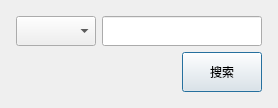
<?xml version="1.0" encoding="UTF-8"?>
<ui version="4.0">
 <class>SearchDialog</class>
 <widget class="QDialog" name="SearchDialog">
  <property name="geometry">
   <rect>
    <x>0</x>
    <y>0</y>
    <width>278</width>
    <height>108</height>
   </rect>
  </property>
  <property name="windowTitle">
   <string>搜索</string>
  </property>
  <property name="styleSheet">
   <string notr="true">QDialog#SearchDialog {
border-image: url(:/resources/5.jpg) 0 0 0 0 stretch stretch;}</string>
  </property>
  <layout class="QGridLayout" name="gridLayout_2">
   <item row="0" column="1">
    <spacer name="verticalSpacer">
     <property name="orientation">
      <enum>Qt::Orientation::Vertical</enum>
     </property>
     <property name="sizeHint" stdset="0">
      <size>
       <width>20</width>
       <height>0</height>
      </size>
     </property>
    </spacer>
   </item>
   <item row="1" column="0">
    <spacer name="horizontalSpacer_2">
     <property name="orientation">
      <enum>Qt::Orientation::Horizontal</enum>
     </property>
     <property name="sizeHint" stdset="0">
      <size>
       <width>0</width>
       <height>20</height>
      </size>
     </property>
    </spacer>
   </item>
   <item row="1" column="1">
    <layout class="QGridLayout" name="gridLayout">
     <item row="0" column="0">
      <widget class="QComboBox" name="comboBox">
       <property name="minimumSize">
        <size>
         <width>80</width>
         <height>30</height>
        </size>
       </property>
      </widget>
     </item>
     <item row="0" column="1" colspan="2">
      <widget class="QLineEdit" name="lineEdit">
       <property name="minimumSize">
        <size>
         <width>160</width>
         <height>30</height>
        </size>
       </property>
      </widget>
     </item>
     <item row="1" column="0" colspan="2">
      <spacer name="horizontalSpacer">
       <property name="orientation">
        <enum>Qt::Orientation::Horizontal</enum>
       </property>
       <property name="sizeHint" stdset="0">
        <size>
         <width>128</width>
         <height>20</height>
        </size>
       </property>
      </spacer>
     </item>
     <item row="1" column="2">
      <widget class="QPushButton" name="pushButton">
       <property name="minimumSize">
        <size>
         <width>80</width>
         <height>40</height>
        </size>
       </property>
       <property name="styleSheet">
        <string notr="true">QPushButton {
border-image: url(:/resources/a1.jpg) 0 0 0 0 stretch stretch;
	font: 20pt &quot;Kunstler Script&quot;;


}


QPushButton:hover {
border-image: url(:/resources/a1.jpg) 0 0 0 0 stretch stretch;

font: 8pt &quot;Kunstler Script&quot;;
}


QPushButton:pressed {
border-image: url(:/resources/a1.jpg) 0 0 0 0 stretch stretch;
	font: 20pt &quot;Kunstler Script&quot;;


}</string>
       </property>
       <property name="text">
        <string>搜索</string>
       </property>
      </widget>
     </item>
    </layout>
   </item>
   <item row="1" column="2">
    <spacer name="horizontalSpacer_3">
     <property name="orientation">
      <enum>Qt::Orientation::Horizontal</enum>
     </property>
     <property name="sizeHint" stdset="0">
      <size>
       <width>0</width>
       <height>20</height>
      </size>
     </property>
    </spacer>
   </item>
   <item row="2" column="1">
    <spacer name="verticalSpacer_2">
     <property name="orientation">
      <enum>Qt::Orientation::Vertical</enum>
     </property>
     <property name="sizeHint" stdset="0">
      <size>
       <width>20</width>
       <height>0</height>
      </size>
     </property>
    </spacer>
   </item>
  </layout>
 </widget>
 <resources/>
 <connections/>
</ui>
